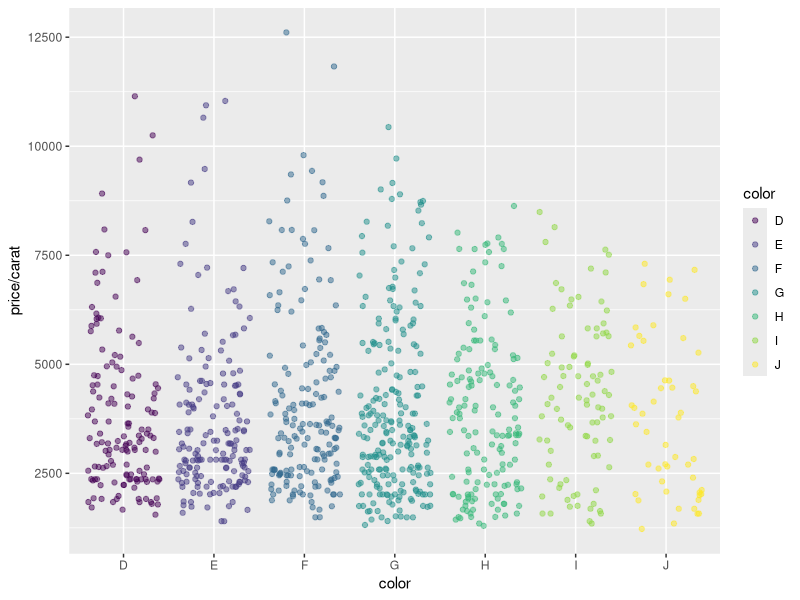
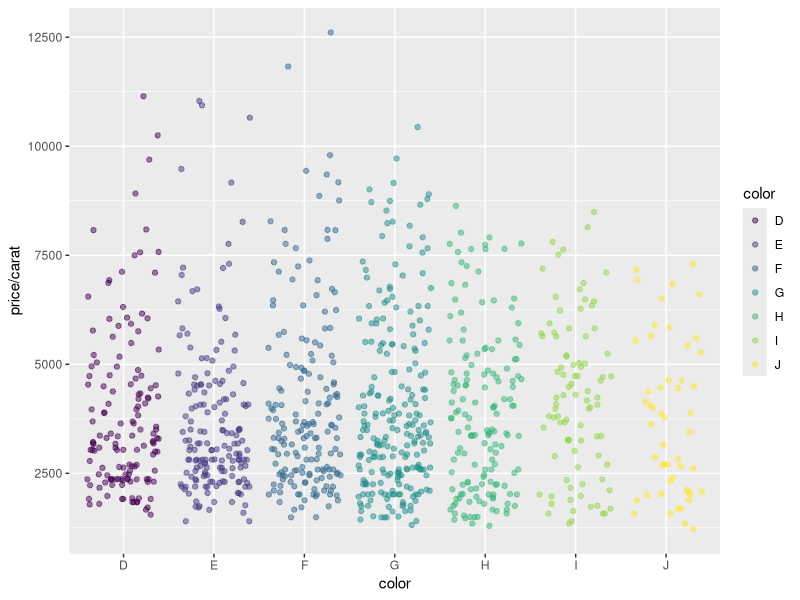

Reproduce these figures in R, in order.
## ---- chunk 1
library(knitr)
kable(iris[1:12,])
## ---- chunk 2
library(ggplot2)
dsmall <- diamonds[sample(nrow(diamonds), 1000), ]
ggplot(dsmall, aes(color, price/carat)) + geom_jitter(alpha = I(1 / 2), aes(color=color))
## ---- chunk 3
png("myplot.png")
ggplot(dsmall, aes(color, price/carat)) + geom_jitter(alpha = I(1 / 2), aes(color=color))
dev.off()
## ---- chunk 4
sessionInfo()
